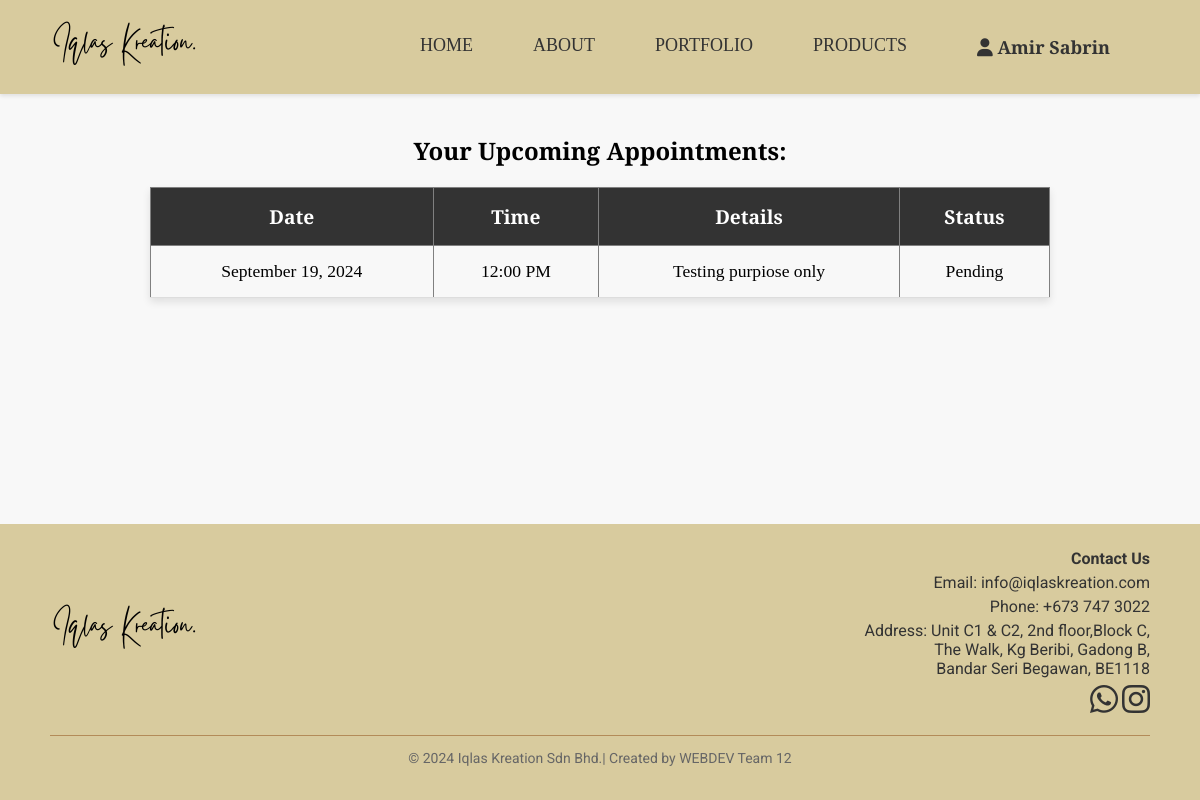
Before: /dashboard.php (signed in) with the older database file.
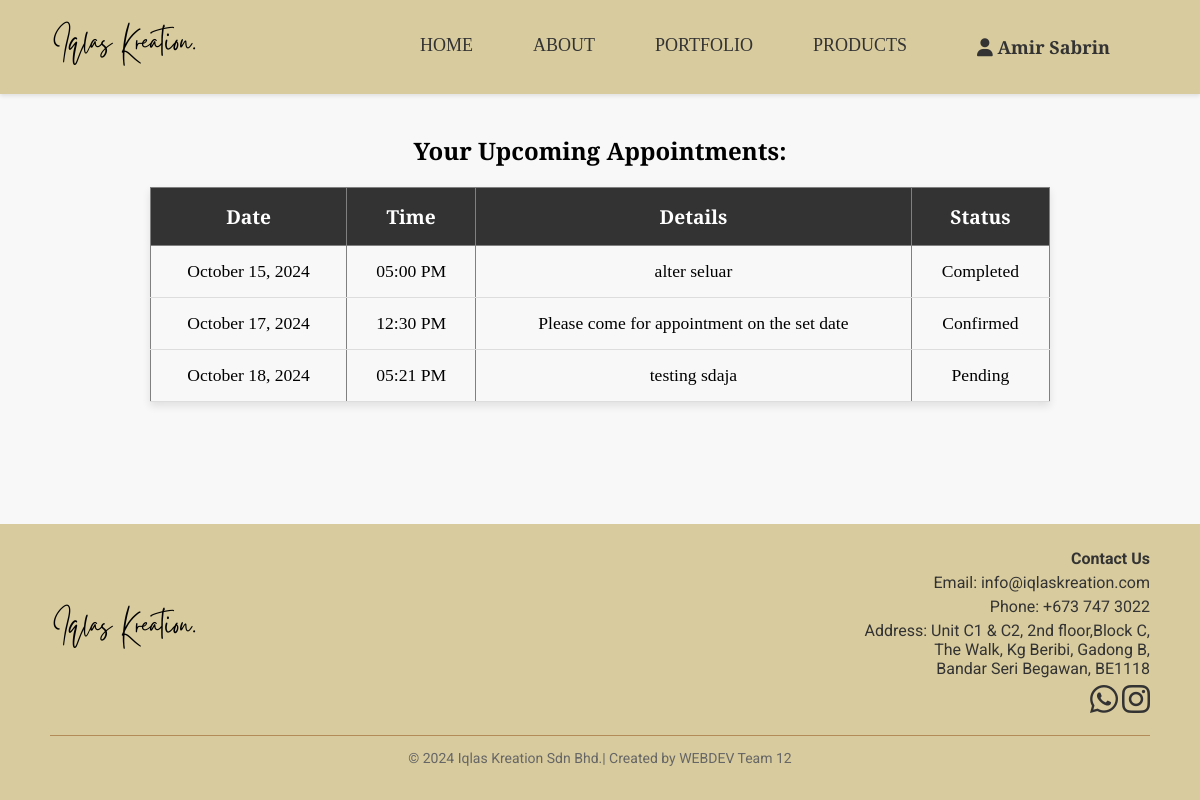
After: the same page with the newer database file.
### tables this page shows
CREATE TABLE `appointments` (
  `id` int(11) NOT NULL,
  `user_id` int(11) DEFAULT NULL,
  `appointment_date` date DEFAULT NULL,
  `appointment_time` time DEFAULT NULL,
  `status` varchar(50) DEFAULT 'Pending',
  `details` text DEFAULT NULL
);

### Functions/Ambil_Appointment.php (called while the page is built)
<?php
include 'database/db.php';
$user_id = $_SESSION['user_id'];
$query = "SELECT *
          FROM appointments
          WHERE user_id = ?
          ORDER BY appointment_date ASC, appointment_time ASC";
if ($stmt = $conn->prepare($query)) {
    $stmt->bind_param("i", $user_id);
    $stmt->execute();
    $result = $stmt->get_result();
} else {
    echo "Error: " . $conn->error;
    exit();
}
?>

### dashboard.php (the view, shortened to what this page needs)
<!DOCTYPE html>
<html lang="en">
<head>
  <link rel="stylesheet" href="css/style.css">
</head>
<body>
<?php include 'includes/header.php' ?>
<div class="dashboard-container">
      <h2>Your Upcoming Appointments: </h2>
      <?php include 'Functions/Ambil_Appointment.php'; ?>
      <?php if ($result && $result->num_rows > 0): ?>
        <table class="appointment-meja" border="1" cellpadding="10" cellspacing="0">
            <tr>
                <th>Date</th>
                <th>Time</th>
                <th>Details</th>
                <th>Status</th>
            </tr>
            <?php while ($row = $result->fetch_assoc()): ?>
            <tr>
                <td><?php echo date('F d, Y', strtotime($row['appointment_date'])); ?></td>
                <td><?php echo date('h:i A', strtotime($row['appointment_time'])); ?></td>
                <td><?php echo htmlspecialchars($row['details']); ?></td>
                <td><?php echo htmlspecialchars($row['status']); ?></td>
            </tr>
            <?php endwhile; ?>
        </table>
    <?php else: ?>
        <p>No upcoming appointments found.</p>
    <?php endif; ?>
</div>
  <?php include 'includes/footer.php'; ?>
</body>
</html>

### includes/header.php (shortened to what this page needs)
<header>
    <a href="index.php"><img alt="Iqlas Kreation Logo" height="50" src="Assets/IK_headerLogo.png" width="150"/></a>
    <nav id="nav-menu">
      <a href="index.php" class="<?php if (basename($_SERVER['PHP_SELF']) == 'index.php') echo 'active'; ?>">HOME</a>
      <a href="about.php" class="<?php if (basename($_SERVER['PHP_SELF']) == 'about.php') echo 'active'; ?>">ABOUT</a>
      <a href="portfolio.php" class="<?php if (basename($_SERVER['PHP_SELF']) == 'portfolio.php') echo 'active'; ?>">PORTFOLIO</a>
      <a href="#" class="<?php if (basename($_SERVER['PHP_SELF']) == 'products.php') echo 'active'; ?>">PRODUCTS</a>
      <?php if (isset($_SESSION['username'])): ?>
        <div class="user-menu">
          <a href="dashboard.php" class="username">
            <i class="fa-solid fa-user"></i> <?php echo htmlspecialchars($_SESSION['username']); ?>
          </a>
        </div>
      <?php else: ?>
        <a href="login.php">LOGIN/REGISTER</a>
      <?php endif; ?>
    </nav>
</header>

### includes/footer.php
<footer>
    <div class="footer-container">
        <div class="footer-left">
            <img src="Assets/IK_headerLogo.png" alt="Iqlas Kreation Logo" height="50" width="150"/>
        </div>
        <div class="footer-right">
            <p><strong>Contact Us</strong></p>
            <p>Email: info@iqlaskreation.com</p>
            <p>Phone: +673 747 3022</p>
            <p>
            Address: Unit C1 & C2, 2nd floor,Block C,<br>
            The Walk, Kg Beribi, Gadong B,<br>
            Bandar Seri Begawan, BE1118
            </p>
            <a href="https://api.whatsapp.com/message/SQ2SQVRJYRUFG1"><i class="fa-brands fa-whatsapp fa-2x"></i></a>
            <a href="https://www.instagram.com/iqlaskreation"><i class="fa-brands fa-instagram fa-2x"></i></a>
        </div>
    </div>
    <div class="footer-bottom">
        <p>&copy; 2024 Iqlas Kreation Sdn Bhd.| Created by WEBDEV Team 12 </p>
    </div>
</footer>

### css/style.css (style rules this page uses)
body { font-family: 'Playfair Display', serif; margin: 0; padding: 0; width: auto; background-color: #f8f8f8; }
header { display: flex; justify-content: space-between; align-items: center; padding: 20px 50px; background-color: #d8cb9e; box-shadow: 0 2px 4px rgba(0, 0, 0, 0.1); position: relative; z-index: 10; }
header img { height: 50px; }
nav { display: flex; justify-content: space-between; flex-wrap: nowrap; }
.user-menu { position: relative; display: inline-block; }
.username { cursor: pointer; padding: 10px; font-weight: bold; color: #333; text-decoration: none; }
nav a { margin: 0 30px; text-decoration: none; color: #333; font-size: 18px; font-weight: 500; transition: color 0.3s ease-in-out; }
.dashboard-container { width: 90%; max-width: 1200px; margin: 0 auto; padding: 20px; text-align: center; }
.appointment-meja { width: 100%; max-width: 900px; margin: 20px auto; border-collapse: collapse; box-shadow: 0 4px 8px rgba(0, 0, 0, 0.1); }
.appointment-meja th { background-color: #333; color: white; padding: 15px; font-size: 1.2em; text-align: center; }
.appointment-meja td { padding: 15px; text-align: center; border-bottom: 1px solid #ddd; font-size: 1.1em; }
footer { background-color: #d8cb9e; padding: 20px 50px; color: #333; font-family: 'Roboto', sans-serif; width: auto; margin-top: auto; }
.footer-container { display: flex; justify-content: space-between; align-items: center; padding-bottom: 20px; border-bottom: 1px solid #b38b59; flex-wrap: wrap; }
.footer-left img { height: 50px; }
.footer-right { text-align: right; }
.footer-right p { margin: 5px 0; }
.footer-right a { text-decoration: none; color: #333; }
.footer-bottom { text-align: center; margin-top: 10px; font-size: 14px; color: #666; }

### dashboard.php (style rules this page uses)
html,body { height: 100%; margin: 0; padding: 0; display: flex; flex-direction: column; }

Changed rows visible on the page:
removed appointments: appointment_date "September 19, 2024", appointment_time "12:00 PM", details "Testing purpiose only", status "Pending"
added appointments: appointment_date "October 15, 2024", appointment_time "05:00 PM", details "alter seluar", status "Completed"
added appointments: appointment_date "October 17, 2024", appointment_time "12:30 PM", details "Please come for appointment on the set date", status "Confirmed"
added appointments: appointment_date "October 18, 2024", appointment_time "05:21 PM", details "testing sdaja", status "Pending"
